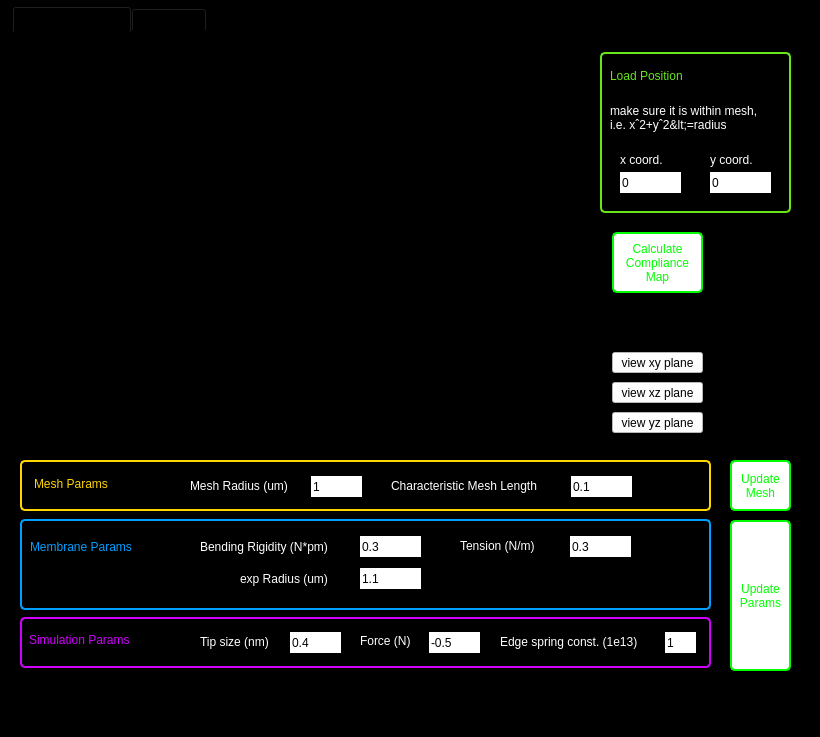
<?xml version="1.0" encoding="UTF-8"?>
<ui version="4.0">
 <class>MainWindow</class>
 <widget class="QMainWindow" name="MainWindow">
  <property name="geometry">
   <rect>
    <x>0</x>
    <y>0</y>
    <width>820</width>
    <height>737</height>
   </rect>
  </property>
  <property name="windowTitle">
   <string>Compliance Fit</string>
  </property>
  <property name="styleSheet">
   <string notr="true">background-color: rgb(0, 0, 0);</string>
  </property>
  <property name="dockOptions">
   <set>QMainWindow::AllowTabbedDocks|QMainWindow::AnimatedDocks</set>
  </property>
  <widget class="QWidget" name="centralwidget">
   <widget class="QTabWidget" name="TabWidget">
    <property name="geometry">
     <rect>
      <x>12</x>
      <y>6</y>
      <width>791</width>
      <height>501</height>
     </rect>
    </property>
    <property name="styleSheet">
     <string notr="true">QTabWidget::pane {
    border: 0px solid rgb(193, 193, 193);
    background: black;
	color: rgb(255, 255, 255);
}</string>
    </property>
    <property name="tabPosition">
     <enum>QTabWidget::North</enum>
    </property>
    <property name="tabShape">
     <enum>QTabWidget::Rounded</enum>
    </property>
    <property name="currentIndex">
     <number>0</number>
    </property>
    <property name="documentMode">
     <bool>false</bool>
    </property>
    <property name="tabsClosable">
     <bool>false</bool>
    </property>
    <property name="movable">
     <bool>false</bool>
    </property>
    <property name="tabBarAutoHide">
     <bool>false</bool>
    </property>
    <widget class="QWidget" name="singlePointTab">
     <attribute name="title">
      <string>Single Load Point</string>
     </attribute>
     <widget class="QWidget" name="complianceMapWidget" native="true">
      <property name="geometry">
       <rect>
        <x>20</x>
        <y>12</y>
        <width>550</width>
        <height>400</height>
       </rect>
      </property>
      <property name="sizePolicy">
       <sizepolicy hsizetype="Expanding" vsizetype="Expanding">
        <horstretch>0</horstretch>
        <verstretch>0</verstretch>
       </sizepolicy>
      </property>
     </widget>
     <widget class="QPushButton" name="calcComplMapButton">
      <property name="geometry">
       <rect>
        <x>600</x>
        <y>200</y>
        <width>91</width>
        <height>61</height>
       </rect>
      </property>
      <property name="styleSheet">
       <string notr="true">color: rgb(0, 255, 0);
background-color: rgb(255, 255, 255);
border: 2px solid rgb(0, 255, 0);
border-radius: 5px</string>
      </property>
      <property name="text">
       <string>Calculate
Compliance
Map</string>
      </property>
     </widget>
     <widget class="QPushButton" name="viewXYButton">
      <property name="geometry">
       <rect>
        <x>600</x>
        <y>320</y>
        <width>91</width>
        <height>21</height>
       </rect>
      </property>
      <property name="styleSheet">
       <string notr="true">color: rgb(0, 0, 0);
background-color: rgb(255, 255, 255);</string>
      </property>
      <property name="text">
       <string>view xy plane</string>
      </property>
     </widget>
     <widget class="QPushButton" name="viewXZButton">
      <property name="geometry">
       <rect>
        <x>600</x>
        <y>350</y>
        <width>91</width>
        <height>21</height>
       </rect>
      </property>
      <property name="styleSheet">
       <string notr="true">color: rgb(0, 0, 0);
background-color: rgb(255, 255, 255);</string>
      </property>
      <property name="text">
       <string>view xz plane</string>
      </property>
     </widget>
     <widget class="QPushButton" name="viewYZButton">
      <property name="geometry">
       <rect>
        <x>600</x>
        <y>380</y>
        <width>91</width>
        <height>21</height>
       </rect>
      </property>
      <property name="styleSheet">
       <string notr="true">color: rgb(0, 0, 0);
background-color: rgb(255, 255, 255);</string>
      </property>
      <property name="text">
       <string>view yz plane</string>
      </property>
     </widget>
     <widget class="QFrame" name="frame_5">
      <property name="geometry">
       <rect>
        <x>588</x>
        <y>20</y>
        <width>191</width>
        <height>161</height>
       </rect>
      </property>
      <property name="styleSheet">
       <string notr="true">background-color: rgb(0, 0, 0);
border-color: rgb(102, 230, 26);
border: 2px solid rgb(102, 230, 26);
border-radius: 5px</string>
      </property>
      <property name="frameShape">
       <enum>QFrame::StyledPanel</enum>
      </property>
      <property name="frameShadow">
       <enum>QFrame::Raised</enum>
      </property>
      <widget class="QLabel" name="label_19">
       <property name="geometry">
        <rect>
         <x>10</x>
         <y>16</y>
         <width>121</width>
         <height>16</height>
        </rect>
       </property>
       <property name="styleSheet">
        <string notr="true">color: rgb(102, 230, 26);
font: 18pt &quot;.AppleSystemUIFont&quot;;
background-color: rgb(0, 0, 0);
border: 0px solid rgb(0, 255, 0);
border-radius: 0px</string>
       </property>
       <property name="text">
        <string>Load Position</string>
       </property>
      </widget>
      <widget class="QLineEdit" name="yCoordLine">
       <property name="geometry">
        <rect>
         <x>110</x>
         <y>120</y>
         <width>61</width>
         <height>21</height>
        </rect>
       </property>
       <property name="styleSheet">
        <string notr="true">background-color: rgb(255, 255, 255);
color: rgb(0, 0, 0);
border: 0px solid rgb(0, 255, 0);
border-radius: 0px</string>
       </property>
       <property name="text">
        <string>0</string>
       </property>
      </widget>
      <widget class="QLabel" name="label_14">
       <property name="geometry">
        <rect>
         <x>20</x>
         <y>100</y>
         <width>60</width>
         <height>16</height>
        </rect>
       </property>
       <property name="styleSheet">
        <string notr="true">color: rgb(255, 255, 255);
background-color: rgb(0, 0, 0);
border: 0px solid rgb(0, 255, 0);
border-radius: 0px</string>
       </property>
       <property name="text">
        <string>x coord.</string>
       </property>
      </widget>
      <widget class="QLabel" name="label_15">
       <property name="geometry">
        <rect>
         <x>110</x>
         <y>100</y>
         <width>60</width>
         <height>16</height>
        </rect>
       </property>
       <property name="styleSheet">
        <string notr="true">color: rgb(255, 255, 255);
background-color: rgb(0, 0, 0);
border: 0px solid rgb(0, 255, 0);
border-radius: 0px</string>
       </property>
       <property name="text">
        <string>y coord.</string>
       </property>
      </widget>
      <widget class="QLabel" name="label_16">
       <property name="geometry">
        <rect>
         <x>10</x>
         <y>50</y>
         <width>171</width>
         <height>31</height>
        </rect>
       </property>
       <property name="styleSheet">
        <string notr="true">color: rgb(255, 255, 255);
background-color: rgb(0, 0, 0);
border: 0px solid rgb(0, 255, 0);
border-radius: 0px</string>
       </property>
       <property name="text">
        <string>make sure it is within mesh,
i.e. xˆ2+yˆ2&lt;=radius</string>
       </property>
      </widget>
      <widget class="QLineEdit" name="xCoordLine">
       <property name="geometry">
        <rect>
         <x>20</x>
         <y>120</y>
         <width>61</width>
         <height>21</height>
        </rect>
       </property>
       <property name="styleSheet">
        <string notr="true">background-color: rgb(255, 255, 255);
color: rgb(0, 0, 0);
border: 0px solid rgb(0, 255, 0);
border-radius: 0px</string>
       </property>
       <property name="text">
        <string>0</string>
       </property>
      </widget>
     </widget>
    </widget>
    <widget class="QWidget" name="RadialFitTab">
     <attribute name="title">
      <string>Radial Fit</string>
     </attribute>
     <widget class="QFrame" name="frame_4">
      <property name="geometry">
       <rect>
        <x>580</x>
        <y>42</y>
        <width>205</width>
        <height>127</height>
       </rect>
      </property>
      <property name="styleSheet">
       <string notr="true">background-color: rgb(0, 0, 0);
border-color: rgb(0, 208, 172);
border: 2px solid rgb(0, 208, 172);
border-radius: 5px</string>
      </property>
      <property name="frameShape">
       <enum>QFrame::StyledPanel</enum>
      </property>
      <property name="frameShadow">
       <enum>QFrame::Raised</enum>
      </property>
      <widget class="QLabel" name="label_18">
       <property name="geometry">
        <rect>
         <x>14</x>
         <y>16</y>
         <width>171</width>
         <height>16</height>
        </rect>
       </property>
       <property name="styleSheet">
        <string notr="true">color:rgb(0, 208, 172);
font: 18pt &quot;.AppleSystemUIFont&quot;;
background-color: rgb(0, 0, 0);
border: 0px solid rgb(0, 255, 0);
border-radius: 0px</string>
       </property>
       <property name="text">
        <string>Forward Calculation</string>
       </property>
      </widget>
      <widget class="QLineEdit" name="numPointsLine">
       <property name="geometry">
        <rect>
         <x>20</x>
         <y>80</y>
         <width>61</width>
         <height>21</height>
        </rect>
       </property>
       <property name="styleSheet">
        <string notr="true">background-color: rgb(255, 255, 255);
color: rgb(0, 0, 0);
border: 0px solid rgb(0, 255, 0);
border-radius: 0px</string>
       </property>
       <property name="text">
        <string>10</string>
       </property>
      </widget>
      <widget class="QLabel" name="label_17">
       <property name="geometry">
        <rect>
         <x>20</x>
         <y>60</y>
         <width>71</width>
         <height>16</height>
        </rect>
       </property>
       <property name="styleSheet">
        <string notr="true">color: rgb(255, 255, 255);
background-color: rgb(0, 0, 0);
border: 0px solid rgb(0, 255, 0);
border-radius: 0px</string>
       </property>
       <property name="text">
        <string>num points</string>
       </property>
      </widget>
      <widget class="QPushButton" name="calcRadialComplianceButton">
       <property name="geometry">
        <rect>
         <x>100</x>
         <y>50</y>
         <width>91</width>
         <height>61</height>
        </rect>
       </property>
       <property name="styleSheet">
        <string notr="true">color: rgb(0, 208, 172);
background-color: rgb(255, 255, 255);
border: 2px solid rgb(255, 255, 255);
border-radius: 0px</string>
       </property>
       <property name="text">
        <string>Calculate
radial
compliance</string>
       </property>
      </widget>
     </widget>
     <widget class="QFrame" name="frame_6">
      <property name="geometry">
       <rect>
        <x>580</x>
        <y>190</y>
        <width>125</width>
        <height>111</height>
       </rect>
      </property>
      <property name="styleSheet">
       <string notr="true">background-color: rgb(0, 0, 0);
border-color: rgb(255, 125, 122);
border: 2px solid rgb(255, 125, 122);
border-radius: 5px</string>
      </property>
      <property name="frameShape">
       <enum>QFrame::StyledPanel</enum>
      </property>
      <property name="frameShadow">
       <enum>QFrame::Raised</enum>
      </property>
      <widget class="QLabel" name="label_20">
       <property name="geometry">
        <rect>
         <x>14</x>
         <y>16</y>
         <width>51</width>
         <height>16</height>
        </rect>
       </property>
       <property name="styleSheet">
        <string notr="true">color:rgb(255, 125, 122);
font: 18pt &quot;.AppleSystemUIFont&quot;;
background-color: rgb(0, 0, 0);
border: 0px solid rgb(0, 255, 0);
border-radius: 0px</string>
       </property>
       <property name="text">
        <string>Fit</string>
       </property>
      </widget>
      <widget class="QPushButton" name="loadDataButton">
       <property name="geometry">
        <rect>
         <x>20</x>
         <y>50</y>
         <width>91</width>
         <height>21</height>
        </rect>
       </property>
       <property name="styleSheet">
        <string notr="true">background-color: rgb(255, 255, 255);
color: rgb(0, 0, 0);
border: 0px solid rgb(0, 255, 0);
border-radius: 0px</string>
       </property>
       <property name="text">
        <string>Load Data</string>
       </property>
      </widget>
      <widget class="QPushButton" name="fitDataButton">
       <property name="geometry">
        <rect>
         <x>20</x>
         <y>80</y>
         <width>91</width>
         <height>21</height>
        </rect>
       </property>
       <property name="styleSheet">
        <string notr="true">background-color: rgb(255, 255, 255);
color: rgb(255, 125, 122);
border: 0px solid rgb(0, 255, 0);
border-radius: 0px</string>
       </property>
       <property name="text">
        <string>Fit Data</string>
       </property>
      </widget>
     </widget>
     <widget class="PlotWidget" name="radialCompliancePlot">
      <property name="geometry">
       <rect>
        <x>20</x>
        <y>12</y>
        <width>550</width>
        <height>400</height>
       </rect>
      </property>
      <property name="sizePolicy">
       <sizepolicy hsizetype="Expanding" vsizetype="Expanding">
        <horstretch>1</horstretch>
        <verstretch>0</verstretch>
       </sizepolicy>
      </property>
      <property name="interactive">
       <bool>true</bool>
      </property>
     </widget>
     <widget class="QPushButton" name="saveRadialSimButton">
      <property name="geometry">
       <rect>
        <x>590</x>
        <y>340</y>
        <width>91</width>
        <height>41</height>
       </rect>
      </property>
      <property name="styleSheet">
       <string notr="true">background-color: rgb(255, 255, 255);
color: rgb(0, 0, 0);
border: 0px solid rgb(0, 255, 0);
border-radius: 0px</string>
      </property>
      <property name="text">
       <string>Save Current
Simulation</string>
      </property>
     </widget>
    </widget>
   </widget>
   <widget class="QPushButton" name="updateParamsButton">
    <property name="geometry">
     <rect>
      <x>730</x>
      <y>520</y>
      <width>61</width>
      <height>151</height>
     </rect>
    </property>
    <property name="styleSheet">
     <string notr="true">color: rgb(0, 255, 0);
background-color: rgb(255, 255, 255);
border: 2px solid rgb(0, 255, 0);
border-radius: 5px</string>
    </property>
    <property name="text">
     <string>Update
Params</string>
    </property>
   </widget>
   <widget class="QFrame" name="frame">
    <property name="geometry">
     <rect>
      <x>20</x>
      <y>460</y>
      <width>691</width>
      <height>51</height>
     </rect>
    </property>
    <property name="styleSheet">
     <string notr="true">background-color: rgb(0, 0, 0);
border-color: rgb(255, 214, 0);
border: 2px solid rgb(255, 214, 0);
border-radius: 5px</string>
    </property>
    <property name="frameShape">
     <enum>QFrame::StyledPanel</enum>
    </property>
    <property name="frameShadow">
     <enum>QFrame::Raised</enum>
    </property>
    <widget class="QLabel" name="label">
     <property name="geometry">
      <rect>
       <x>14</x>
       <y>16</y>
       <width>121</width>
       <height>16</height>
      </rect>
     </property>
     <property name="styleSheet">
      <string notr="true">color: rgb(255, 214, 0);
font: 18pt &quot;.AppleSystemUIFont&quot;;
background-color: rgb(0, 0, 0);
border: 0px solid rgb(0, 255, 0);
border-radius: 0px</string>
     </property>
     <property name="text">
      <string>Mesh Params</string>
     </property>
    </widget>
    <widget class="QLabel" name="label_2">
     <property name="geometry">
      <rect>
       <x>170</x>
       <y>16</y>
       <width>111</width>
       <height>20</height>
      </rect>
     </property>
     <property name="styleSheet">
      <string notr="true">color: rgb(255, 255, 255);
background-color: rgb(0, 0, 0);
border: 0px solid rgb(0, 255, 0);
border-radius: 0px</string>
     </property>
     <property name="text">
      <string>Mesh Radius (um)</string>
     </property>
    </widget>
    <widget class="QLineEdit" name="meshLengthEdit">
     <property name="geometry">
      <rect>
       <x>551</x>
       <y>16</y>
       <width>61</width>
       <height>21</height>
      </rect>
     </property>
     <property name="styleSheet">
      <string notr="true">color: rgb(0, 0, 0);
background-color: rgb(255, 255, 255);
border: 0px solid rgb(0, 255, 0);
border-radius: 0px</string>
     </property>
     <property name="text">
      <string>0.1</string>
     </property>
    </widget>
    <widget class="QLineEdit" name="radiusEdit">
     <property name="geometry">
      <rect>
       <x>291</x>
       <y>16</y>
       <width>51</width>
       <height>21</height>
      </rect>
     </property>
     <property name="styleSheet">
      <string notr="true">color: rgb(0, 0, 0);
background-color: rgb(255, 255, 255);
border: 0px solid rgb(0, 255, 0);
border-radius: 0px</string>
     </property>
     <property name="text">
      <string>1</string>
     </property>
    </widget>
    <widget class="QLabel" name="label_3">
     <property name="geometry">
      <rect>
       <x>371</x>
       <y>18</y>
       <width>171</width>
       <height>16</height>
      </rect>
     </property>
     <property name="styleSheet">
      <string notr="true">color: rgb(255, 255, 255);
background-color: rgb(0, 0, 0);
border: 0px solid rgb(0, 255, 0);
border-radius: 0px</string>
     </property>
     <property name="text">
      <string>Characteristic Mesh Length</string>
     </property>
    </widget>
   </widget>
   <widget class="QPushButton" name="updateMeshButton">
    <property name="geometry">
     <rect>
      <x>730</x>
      <y>460</y>
      <width>61</width>
      <height>51</height>
     </rect>
    </property>
    <property name="styleSheet">
     <string notr="true">color: rgb(0, 255, 0);
background-color: rgb(255, 255, 255);
border: 2px solid rgb(0, 255, 0);
border-radius: 5px</string>
    </property>
    <property name="text">
     <string>Update
Mesh</string>
    </property>
   </widget>
   <widget class="QFrame" name="frame_3">
    <property name="geometry">
     <rect>
      <x>20</x>
      <y>617</y>
      <width>691</width>
      <height>51</height>
     </rect>
    </property>
    <property name="styleSheet">
     <string notr="true">background-color: rgb(0, 0, 0);
border-color: rgb(255,0,0);
border: 2px solid rgb(208, 0, 255);
border-radius: 5px</string>
    </property>
    <property name="frameShape">
     <enum>QFrame::StyledPanel</enum>
    </property>
    <property name="frameShadow">
     <enum>QFrame::Raised</enum>
    </property>
    <widget class="QLineEdit" name="edgeSpringConstEdit">
     <property name="geometry">
      <rect>
       <x>645</x>
       <y>15</y>
       <width>31</width>
       <height>21</height>
      </rect>
     </property>
     <property name="styleSheet">
      <string notr="true">color: rgb(0, 0, 0);
background-color: rgb(255, 255, 255);
border: 0px solid rgb(0, 255, 0);
border-radius: 0px</string>
     </property>
     <property name="text">
      <string>1</string>
     </property>
    </widget>
    <widget class="QLabel" name="label_11">
     <property name="geometry">
      <rect>
       <x>180</x>
       <y>15</y>
       <width>81</width>
       <height>20</height>
      </rect>
     </property>
     <property name="styleSheet">
      <string notr="true">color: rgb(255, 255, 255);
background-color: rgb(0, 0, 0);
border: 0px solid rgb(0, 255, 0);
border-radius: 0px</string>
     </property>
     <property name="text">
      <string>Tip size (nm)</string>
     </property>
    </widget>
    <widget class="QLabel" name="label_12">
     <property name="geometry">
      <rect>
       <x>340</x>
       <y>14</y>
       <width>61</width>
       <height>20</height>
      </rect>
     </property>
     <property name="styleSheet">
      <string notr="true">color: rgb(255, 255, 255);
background-color: rgb(0, 0, 0);
border: 0px solid rgb(0, 255, 0);
border-radius: 0px</string>
     </property>
     <property name="text">
      <string>Force (N)</string>
     </property>
    </widget>
    <widget class="QLineEdit" name="tipSizeEdit">
     <property name="geometry">
      <rect>
       <x>270</x>
       <y>15</y>
       <width>51</width>
       <height>21</height>
      </rect>
     </property>
     <property name="styleSheet">
      <string notr="true">color: rgb(0, 0, 0);
background-color: rgb(255, 255, 255);
border: 0px solid rgb(0, 255, 0);
border-radius: 0px</string>
     </property>
     <property name="text">
      <string>0.4</string>
     </property>
    </widget>
    <widget class="QLineEdit" name="forceEdit">
     <property name="geometry">
      <rect>
       <x>409</x>
       <y>15</y>
       <width>51</width>
       <height>21</height>
      </rect>
     </property>
     <property name="styleSheet">
      <string notr="true">color: rgb(0, 0, 0);
background-color: rgb(255, 255, 255);
border: 0px solid rgb(0, 255, 0);
border-radius: 0px</string>
     </property>
     <property name="text">
      <string>-0.5</string>
     </property>
    </widget>
    <widget class="QLabel" name="label_13">
     <property name="geometry">
      <rect>
       <x>480</x>
       <y>15</y>
       <width>161</width>
       <height>20</height>
      </rect>
     </property>
     <property name="styleSheet">
      <string notr="true">color: rgb(255, 255, 255);
background-color: rgb(0, 0, 0);
border: 0px solid rgb(0, 255, 0);
border-radius: 0px</string>
     </property>
     <property name="text">
      <string>Edge spring const. (1e13)</string>
     </property>
    </widget>
    <widget class="QLabel" name="label_5">
     <property name="geometry">
      <rect>
       <x>9</x>
       <y>15</y>
       <width>161</width>
       <height>16</height>
      </rect>
     </property>
     <property name="styleSheet">
      <string notr="true">color: rgb(208, 0, 255);
font: 18pt &quot;.AppleSystemUIFont&quot;;
background-color: rgb(0, 0, 0);
border: 0px solid rgb(0, 255, 0);
border-radius: 0px</string>
     </property>
     <property name="text">
      <string>Simulation Params</string>
     </property>
    </widget>
   </widget>
   <widget class="QFrame" name="frame_2">
    <property name="geometry">
     <rect>
      <x>20</x>
      <y>519</y>
      <width>691</width>
      <height>91</height>
     </rect>
    </property>
    <property name="styleSheet">
     <string notr="true">background-color: rgb(0, 0, 0);
border-color: rgb(0, 159, 255);
border: 2px solid rgb(0, 159, 255);
border-radius: 5px</string>
    </property>
    <property name="frameShape">
     <enum>QFrame::StyledPanel</enum>
    </property>
    <property name="frameShadow">
     <enum>QFrame::Raised</enum>
    </property>
    <widget class="QLineEdit" name="expRadiusEdit">
     <property name="geometry">
      <rect>
       <x>340</x>
       <y>49</y>
       <width>61</width>
       <height>21</height>
      </rect>
     </property>
     <property name="styleSheet">
      <string notr="true">color: rgb(0, 0, 0);
background-color: rgb(255, 255, 255);
border: 0px solid rgb(0, 255, 0);
border-radius: 0px</string>
     </property>
     <property name="text">
      <string>1.1</string>
     </property>
    </widget>
    <widget class="QLabel" name="label_9">
     <property name="geometry">
      <rect>
       <x>440</x>
       <y>17</y>
       <width>91</width>
       <height>20</height>
      </rect>
     </property>
     <property name="styleSheet">
      <string notr="true">color: rgb(255, 255, 255);
background-color: rgb(0, 0, 0);
border: 0px solid rgb(0, 255, 0);
border-radius: 0px</string>
     </property>
     <property name="text">
      <string>Tension (N/m)</string>
     </property>
    </widget>
    <widget class="QLineEdit" name="bendingRigidityEdit">
     <property name="geometry">
      <rect>
       <x>340</x>
       <y>17</y>
       <width>61</width>
       <height>21</height>
      </rect>
     </property>
     <property name="styleSheet">
      <string notr="true">color: rgb(0, 0, 0);
background-color: rgb(255, 255, 255);
border: 0px solid rgb(0, 255, 0);
border-radius: 0px</string>
     </property>
     <property name="text">
      <string>0.3</string>
     </property>
    </widget>
    <widget class="QLabel" name="label_4">
     <property name="geometry">
      <rect>
       <x>10</x>
       <y>20</y>
       <width>161</width>
       <height>16</height>
      </rect>
     </property>
     <property name="styleSheet">
      <string notr="true">color: rgb(0, 159, 255);
font: 18pt &quot;.AppleSystemUIFont&quot;;
background-color: rgb(0, 0, 0);
border: 0px solid rgb(0, 255, 0);
border-radius: 0px</string>
     </property>
     <property name="text">
      <string>Membrane Params</string>
     </property>
    </widget>
    <widget class="QLineEdit" name="tensionEdit">
     <property name="geometry">
      <rect>
       <x>550</x>
       <y>17</y>
       <width>61</width>
       <height>21</height>
      </rect>
     </property>
     <property name="styleSheet">
      <string notr="true">color: rgb(0, 0, 0);
background-color: rgb(255, 255, 255);
border: 0px solid rgb(0, 255, 0);
border-radius: 0px</string>
     </property>
     <property name="text">
      <string>0.3</string>
     </property>
    </widget>
    <widget class="QLabel" name="label_6">
     <property name="geometry">
      <rect>
       <x>220</x>
       <y>50</y>
       <width>101</width>
       <height>20</height>
      </rect>
     </property>
     <property name="styleSheet">
      <string notr="true">color: rgb(255, 255, 255);
background-color: rgb(0, 0, 0);
border: 0px solid rgb(0, 255, 0);
border-radius: 0px</string>
     </property>
     <property name="text">
      <string>exp Radius (um)</string>
     </property>
    </widget>
    <widget class="QLabel" name="label_8">
     <property name="geometry">
      <rect>
       <x>180</x>
       <y>18</y>
       <width>151</width>
       <height>20</height>
      </rect>
     </property>
     <property name="styleSheet">
      <string notr="true">color: rgb(255, 255, 255);
background-color: rgb(0, 0, 0);
border: 0px solid rgb(0, 255, 0);
border-radius: 0px</string>
     </property>
     <property name="text">
      <string>Bending Rigidity (N*pm)</string>
     </property>
    </widget>
   </widget>
  </widget>
  <widget class="QMenuBar" name="menubar">
   <property name="geometry">
    <rect>
     <x>0</x>
     <y>0</y>
     <width>820</width>
     <height>24</height>
    </rect>
   </property>
  </widget>
  <widget class="QStatusBar" name="statusbar"/>
 </widget>
 <customwidgets>
  <customwidget>
   <class>PlotWidget</class>
   <extends>QGraphicsView</extends>
   <header>pyqtgraph</header>
  </customwidget>
 </customwidgets>
 <resources/>
 <connections/>
</ui>
